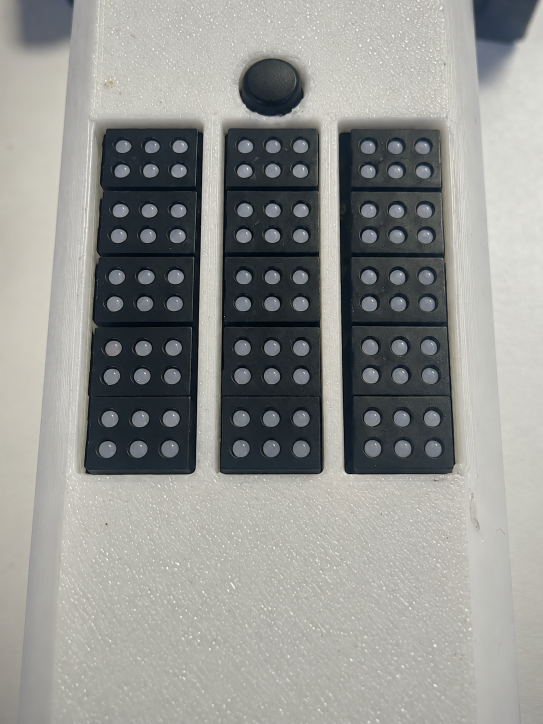
#> input picture hardware/models/BrailleModule_Video/pin_lift_handoff/inputs/11_all_down.png, 1086 x 1448 px (shown at 1/2 size); the run also reads 1 picture not shown here
$ python check_10_vs_11.py
#> lines starting #> are read from the running program, lines starting #| are printed output that depends on the picture; after the words box and inside, x2 and y2 are one past the last pixel; in counts of white or black regions, pixels touching at a corner belong together
"""10 and 11 are one picture: they differ only in four 53 px discs, and in 11 those discs are copies of the middle pin of the same row."""
import numpy as np, cv2, config
A = cv2.imread(config.BASE_IMG).astype(np.int32); B = cv2.imread(config.REF_IMG).astype(np.int32)
D = np.abs(A - B).max(2); ys, xs = np.nonzero(D > 0)
#> after `D = np.abs(A - B).max(2)`:
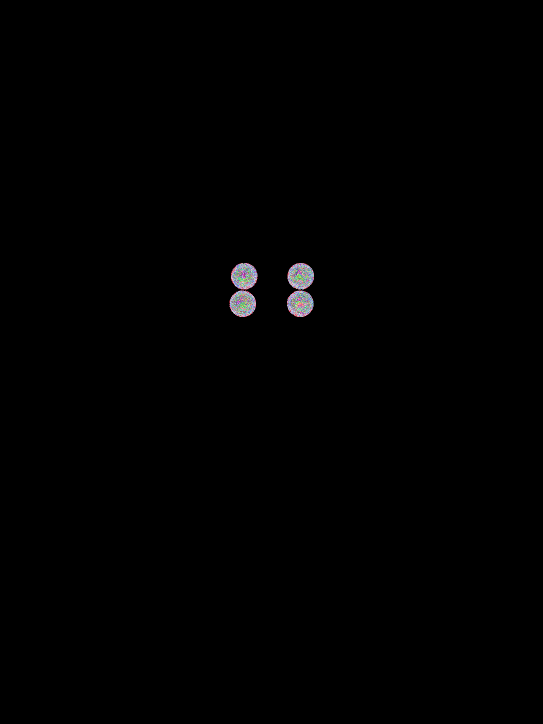
#> D: shape (1448, 1086) int32 (shown at 1/2 size); 190 distinct labels, from 0 to 195; one colour per label, 0 black
#> after `ys, xs = np.nonzero(D > 0)`: ys = 8881 values from 526 to 633; xs = 8881 values, max 627 at index 1645, min 459 at index 5975, mean 543.6
print('pixels that differ: %d of %d, inside x %d-%d, y %d-%d' % ((D > 0).sum(), D.size, xs.min(), xs.max(), ys.min(), ys.max()))
#| pixels that differ: 8881 of 1572528, inside x 459-627, y 526-633
n, lab, st, cen = cv2.connectedComponentsWithStats((D > 0).astype(np.uint8), 8)
#> lab: shape (1448, 1086) int32; 5 distinct labels, from 0 to 4
#> n = 5; st = [[0, 0, 1086, 1448, 1563647], [462, 526, 53, 53, 2221], [575, 526, 53, 53, 2222], [459, 581, 53, 53, 2217], [574, 581, 53, 53, 2221]]; cen = [[542.5, 724.3], [488, 552], [601, 551.9], [485.1, 607.1], [600.1, 607]]
for i in range(1, n): print('  disc at (%d,%d) size %dx%d' % (st[i][0], st[i][1], st[i][2], st[i][3]))
#> this loop made 4 passes
#|   disc at (462,526) size 53x53
#|   disc at (575,526) size 53x53
#|   disc at (459,581) size 53x53
#|   disc at (574,581) size 53x53
S = 53
for name, x0, y0, sx, sy in [('top-left', 462, 526, 519, 526), ('top-right', 575, 526, 519, 526), ('bottom-left', 459, 581, 517, 581), ('bottom-right', 574, 581, 517, 581)]:
    m = D[y0:y0 + S, x0:x0 + S] > 0; d = (A[y0:y0 + S, x0:x0 + S] - A[sy:sy + S, sx:sx + S])[m]
    print('  11 %-12s minus middle pin of its row: mean BGR %s, spread %s' % (name, d.mean(0).round(1), d.std(0).round(1)))
#> this loop made 4 passes
#|   11 top-left     minus middle pin of its row: mean BGR [-0.1 -0.1 -1.1], spread [1.1 1.3 1.2]
#|   11 top-right    minus middle pin of its row: mean BGR [5.  5.9 5.9], spread [1.  1.1 1.1]
#|   11 bottom-left  minus middle pin of its row: mean BGR [1.  1.  0.1], spread [1.  1.1 1.1]
#|   11 bottom-right minus middle pin of its row: mean BGR [6.1 7.1 7.1], spread [1.  1.1 1.1]
#> pass 1, `m = D[y0:y0 + S, x0:x0 + S] > 0`:
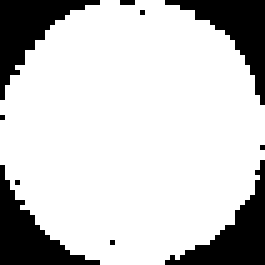
#> m: shape (53, 53) bool (shown 5 times larger); 79.1% white; 10 black regions (6 under 20 px), largest, box (x1, y1, x2, y2) and area: (33, 32, 53, 53) 147, (0, 0, 20, 20) 146, (0, 33, 20, 53) 145, (33, 0, 53, 21) 142
#> pass 2, `m = D[y0:y0 + S, x0:x0 + S] > 0`:
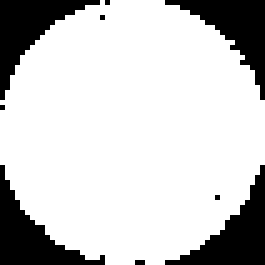
#> m: shape (53, 53) bool (shown 5 times larger); 79.1% white; 9 black regions (5 under 20 px), largest, box (x1, y1, x2, y2) and area: (33, 33, 53, 53) 149, (0, 33, 21, 53) 146, (0, 0, 20, 20) 143, (33, 0, 53, 20) 143
#> pass 3, `m = D[y0:y0 + S, x0:x0 + S] > 0`:
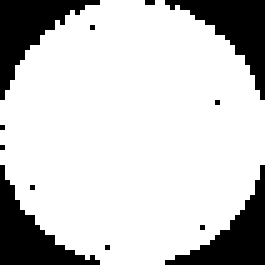
#> m: shape (53, 53) bool (shown 5 times larger); 78.9% white; 12 black regions (8 under 20 px), largest, box (x1, y1, x2, y2) and area: (0, 0, 20, 20) 148, (33, 0, 53, 20) 148, (0, 33, 20, 53) 146, (33, 33, 53, 53) 141
